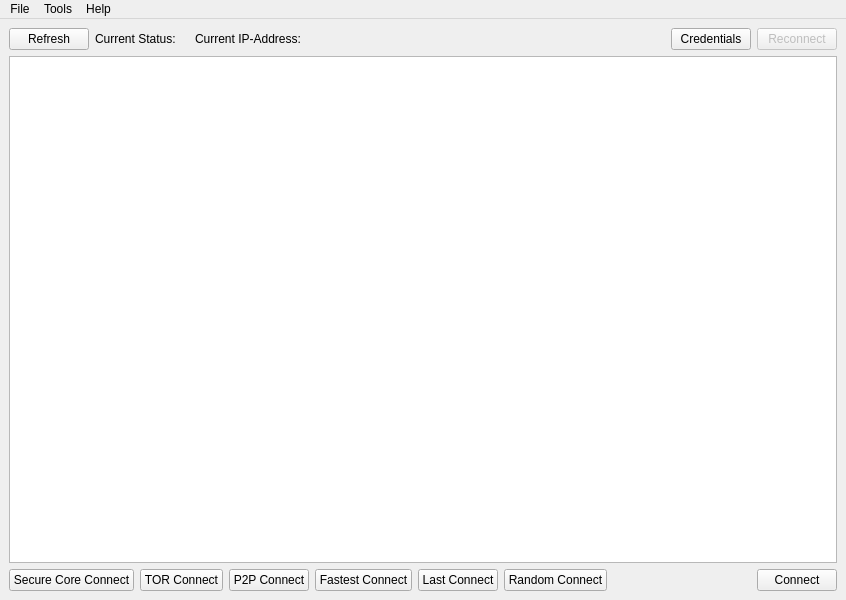
<?xml version="1.0" encoding="UTF-8"?>
<ui version="4.0">
 <class>MainWindow</class>
 <widget class="QMainWindow" name="MainWindow">
  <property name="geometry">
   <rect>
    <x>0</x>
    <y>0</y>
    <width>846</width>
    <height>600</height>
   </rect>
  </property>
  <property name="windowTitle">
   <string>ProtonVPN</string>
  </property>
  <widget class="QWidget" name="centralwidget">
   <layout class="QGridLayout" name="gridLayout">
    <item row="0" column="0">
     <layout class="QVBoxLayout" name="verticalLayout">
      <item>
       <layout class="QHBoxLayout" name="horizontalLayout_2">
        <item>
         <widget class="QPushButton" name="refreshBtn">
          <property name="text">
           <string>Refresh</string>
          </property>
         </widget>
        </item>
        <item>
         <widget class="QLabel" name="statusLbl">
          <property name="text">
           <string>Current Status:</string>
          </property>
         </widget>
        </item>
        <item>
         <widget class="QLabel" name="statusVal">
          <property name="text">
           <string/>
          </property>
         </widget>
        </item>
        <item>
         <widget class="QLabel" name="addressLbl">
          <property name="text">
           <string>Current IP-Address:</string>
          </property>
         </widget>
        </item>
        <item>
         <widget class="QLabel" name="addressVal">
          <property name="text">
           <string/>
          </property>
         </widget>
        </item>
        <item>
         <spacer name="horizontalSpacer_6">
          <property name="orientation">
           <enum>Qt::Horizontal</enum>
          </property>
          <property name="sizeHint" stdset="0">
           <size>
            <width>40</width>
            <height>20</height>
           </size>
          </property>
         </spacer>
        </item>
        <item>
         <widget class="QLabel" name="loadingStat">
          <property name="text">
           <string/>
          </property>
         </widget>
        </item>
        <item>
         <widget class="QPushButton" name="credentials">
          <property name="text">
           <string>Credentials</string>
          </property>
         </widget>
        </item>
        <item>
         <widget class="QPushButton" name="reconnectBtn">
          <property name="enabled">
           <bool>false</bool>
          </property>
          <property name="text">
           <string>Reconnect</string>
          </property>
         </widget>
        </item>
       </layout>
      </item>
      <item>
       <widget class="QTableWidget" name="tableWidget"/>
      </item>
      <item>
       <layout class="QHBoxLayout" name="horizontalLayout">
        <item>
         <widget class="QPushButton" name="securecoreBtn">
          <property name="text">
           <string>Secure Core Connect</string>
          </property>
         </widget>
        </item>
        <item>
         <widget class="QPushButton" name="torBtn">
          <property name="text">
           <string>TOR Connect</string>
          </property>
         </widget>
        </item>
        <item>
         <widget class="QPushButton" name="p2pBtn">
          <property name="text">
           <string>P2P Connect</string>
          </property>
         </widget>
        </item>
        <item>
         <widget class="QPushButton" name="fastBtn">
          <property name="text">
           <string>Fastest Connect</string>
          </property>
         </widget>
        </item>
        <item>
         <widget class="QPushButton" name="lastBtn">
          <property name="text">
           <string>Last Connect</string>
          </property>
         </widget>
        </item>
        <item>
         <widget class="QPushButton" name="randomBtn">
          <property name="text">
           <string>Random Connect</string>
          </property>
         </widget>
        </item>
        <item>
         <spacer name="horizontalSpacer_2">
          <property name="orientation">
           <enum>Qt::Horizontal</enum>
          </property>
          <property name="sizeHint" stdset="0">
           <size>
            <width>40</width>
            <height>20</height>
           </size>
          </property>
         </spacer>
        </item>
        <item>
         <widget class="QPushButton" name="connectBtn">
          <property name="enabled">
           <bool>true</bool>
          </property>
          <property name="text">
           <string>Connect</string>
          </property>
          <property name="default">
           <bool>false</bool>
          </property>
         </widget>
        </item>
       </layout>
      </item>
     </layout>
    </item>
   </layout>
  </widget>
  <widget class="QMenuBar" name="menubar">
   <property name="geometry">
    <rect>
     <x>0</x>
     <y>0</y>
     <width>846</width>
     <height>29</height>
    </rect>
   </property>
   <widget class="QMenu" name="menuFile">
    <property name="title">
     <string>File</string>
    </property>
    <addaction name="actionConnect"/>
    <addaction name="actionDisconnect"/>
    <addaction name="actionQuit"/>
   </widget>
   <widget class="QMenu" name="menuTools">
    <property name="title">
     <string>Tools</string>
    </property>
    <widget class="QMenu" name="menuSpecial_Connect">
     <property name="title">
      <string>Special Connect</string>
     </property>
     <addaction name="actionSecure_Core"/>
     <addaction name="actionTOR"/>
     <addaction name="actionPeer_to_peer"/>
     <addaction name="actionFastest"/>
     <addaction name="actionLast"/>
     <addaction name="actionRandom"/>
    </widget>
    <addaction name="actionRefresh"/>
    <addaction name="actionCredentials"/>
    <addaction name="menuSpecial_Connect"/>
   </widget>
   <widget class="QMenu" name="menuHelp">
    <property name="title">
     <string>Help</string>
    </property>
    <addaction name="actionAbout"/>
   </widget>
   <addaction name="menuFile"/>
   <addaction name="menuTools"/>
   <addaction name="menuHelp"/>
  </widget>
  <action name="actionConnect">
   <property name="text">
    <string>Connect</string>
   </property>
   <property name="shortcut">
    <string>Ctrl+C</string>
   </property>
  </action>
  <action name="actionDisconnect">
   <property name="enabled">
    <bool>false</bool>
   </property>
   <property name="text">
    <string>Disconnect</string>
   </property>
   <property name="shortcut">
    <string>Ctrl+D</string>
   </property>
  </action>
  <action name="actionRefresh">
   <property name="text">
    <string>Refresh</string>
   </property>
   <property name="shortcut">
    <string>Ctrl+R</string>
   </property>
  </action>
  <action name="actionCredentials">
   <property name="text">
    <string>Credentials</string>
   </property>
   <property name="shortcut">
    <string>Ctrl+O</string>
   </property>
  </action>
  <action name="actionSecure_Core">
   <property name="text">
    <string>Secure Core</string>
   </property>
   <property name="shortcut">
    <string>Ctrl+S</string>
   </property>
  </action>
  <action name="actionTOR">
   <property name="text">
    <string>TOR</string>
   </property>
   <property name="shortcut">
    <string>Ctrl+T</string>
   </property>
  </action>
  <action name="actionPeer_to_peer">
   <property name="text">
    <string>Peer to peer</string>
   </property>
   <property name="shortcut">
    <string>Ctrl+P</string>
   </property>
  </action>
  <action name="actionFastest">
   <property name="text">
    <string>Fastest</string>
   </property>
   <property name="shortcut">
    <string>Ctrl+F</string>
   </property>
  </action>
  <action name="actionLast">
   <property name="text">
    <string>Last</string>
   </property>
   <property name="shortcut">
    <string>Ctrl+L</string>
   </property>
  </action>
  <action name="actionRandom">
   <property name="text">
    <string>Random</string>
   </property>
   <property name="shortcut">
    <string>Ctrl+R</string>
   </property>
  </action>
  <action name="actionAbout">
   <property name="text">
    <string>About</string>
   </property>
   <property name="shortcut">
    <string>Ctrl+H</string>
   </property>
  </action>
  <action name="actionQuit">
   <property name="text">
    <string>Quit</string>
   </property>
   <property name="shortcut">
    <string>Ctrl+Q</string>
   </property>
  </action>
 </widget>
 <resources/>
 <connections/>
</ui>
